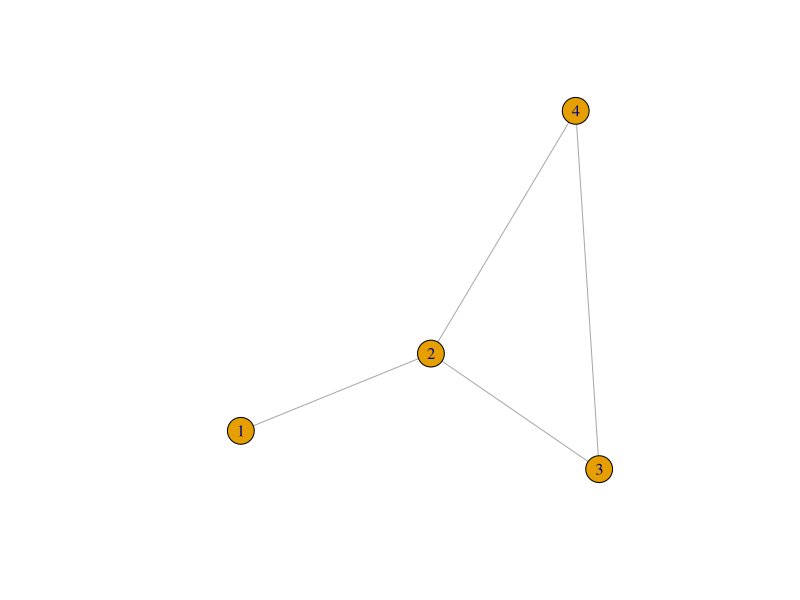
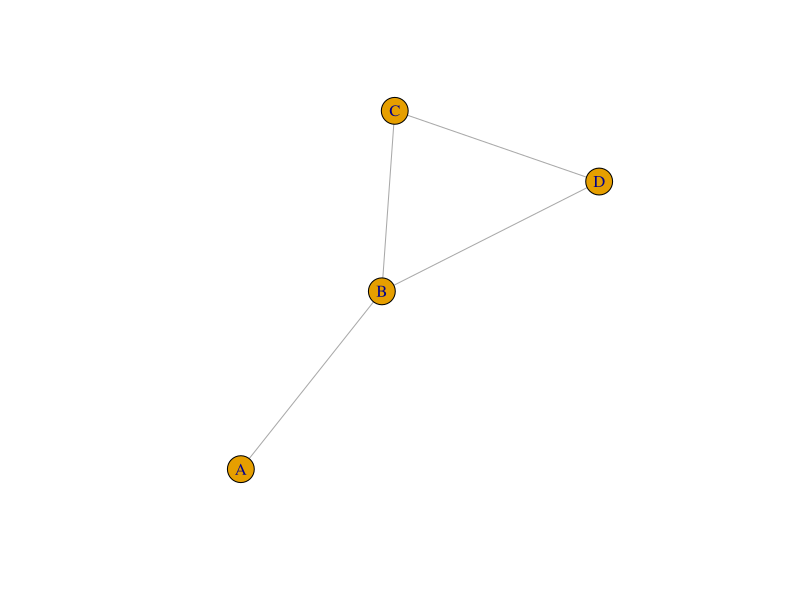
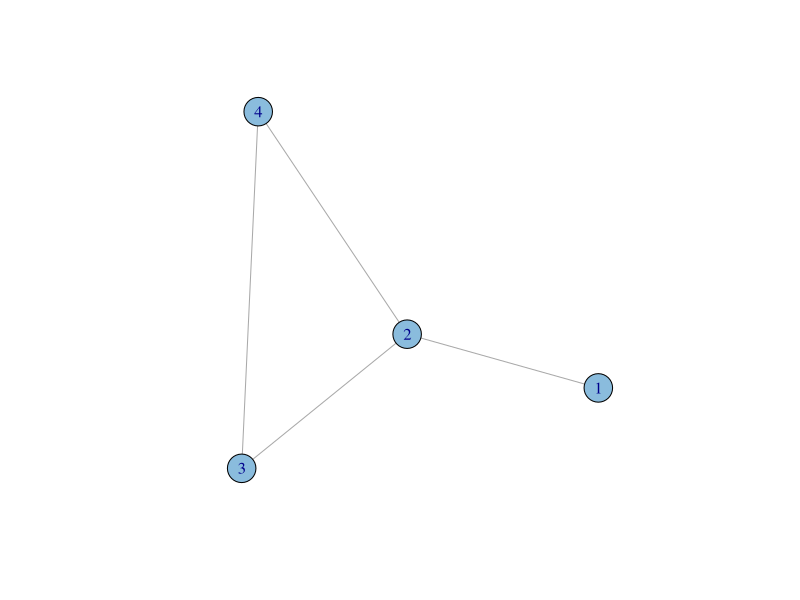
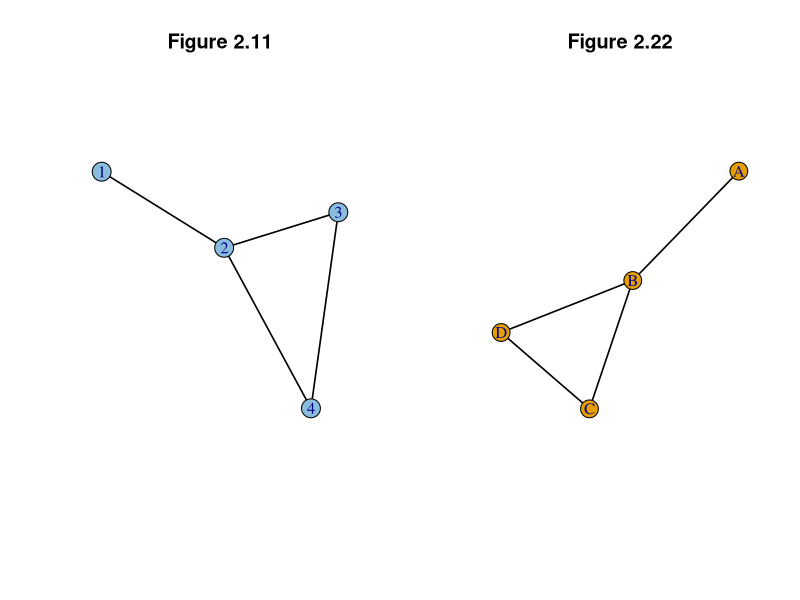
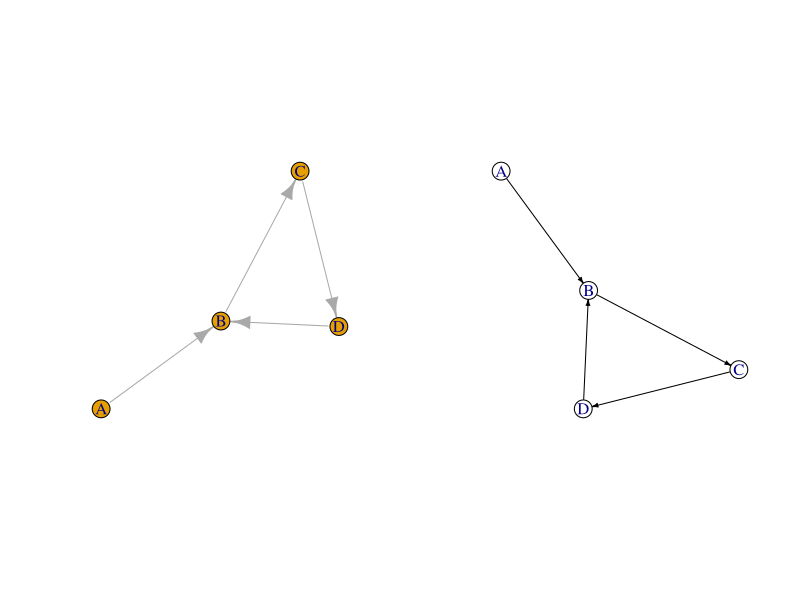
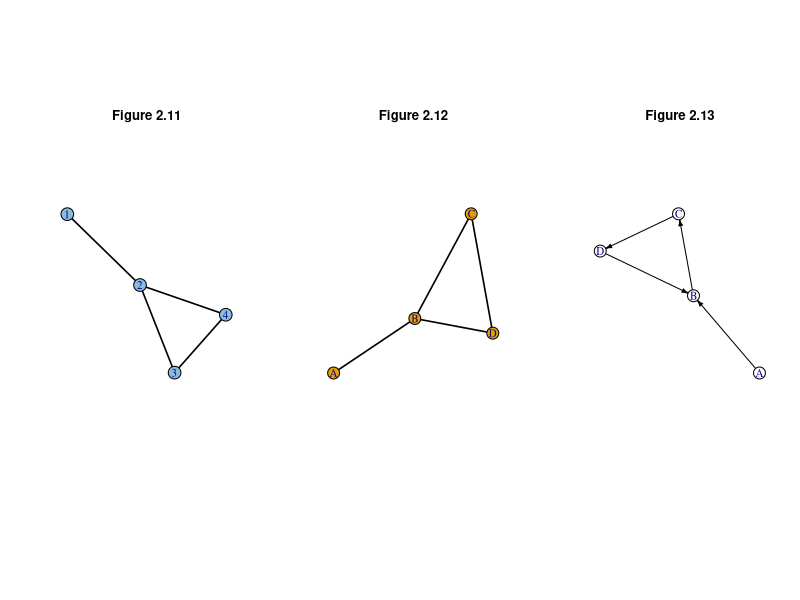

Write the R code that produced these figures, in order.
# This is my R-code for learning network analsysis in R. 
# I took code from this link: http://kateto.net and book by Kolaczyk 

# The collection of code is the company to my network analysis notes.

# Step I install essential packages 
# Install the essential packages 
install.packages("igraph") 
install.packages("network") 
install.packages("sna") 
install.packages("ndtv")

#Step II - Creating the network graphs

library(igraph)
g <- graph.formula(1-2, 2-3, 2-4, 3-4)
V(g) # gives the sequences of nodes 
E(g) # gives the sequences of edge 

s <- graph.formula(A-B, B-C, C-D, B-D) # we can use alphabet to represent nodes
str(g) # shows the structure of network 
str(s)

plot(g)
plot(s)

# we can change the color and size of nodes (vertes)

V(g)$size <- 16
V(g)$color <- "#8ABCDD"
plot(g)

E(s)$width <- 1.6
E(g)$width <- 1.6
E(s)$color <- "black"
E(g)$color <- "black"
# plot two figures side by sdie 
par(mfrow = c(1,2))

plot(g, layout=layout.auto, main = "Figure 2.11")
plot(s, layout = layout.auto, main = "Figure 2.22")

# add one plot with directions 

dg <-graph.formula( A -+ B, B -+ C, C -+ D, D -+ B)
plot(dg)

# change the arrow size 
E(dg)$arrow.size <- 0.3
E(dg)$color <- "black"
V(dg)$color <- "white"
plot(dg)


par(mfrow = c(1,3))
plot(g, layout=layout.auto)
title("Figure 2.11", line = -5)
plot(s, layout = layout.auto)
title("Figure 2.12", line = -5)
plot(dg, layout = layout.auto)
title("Figure 2.13", line = -5)

















